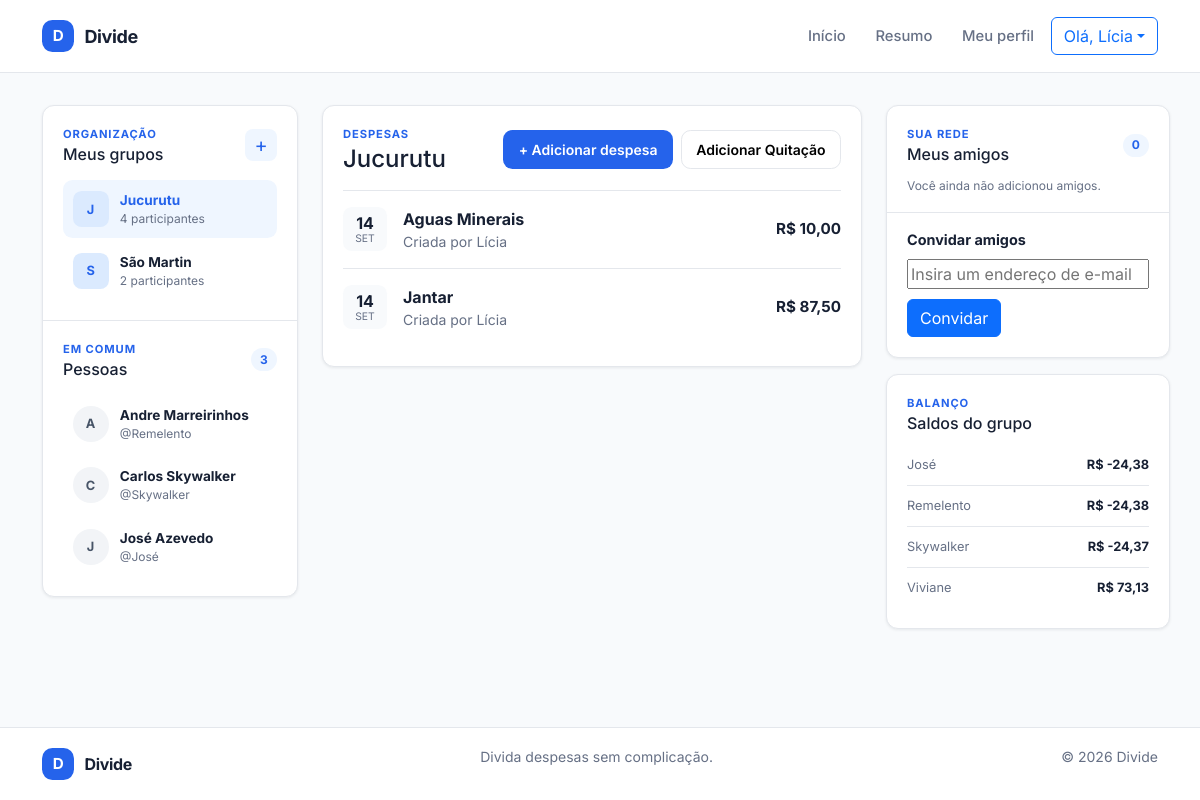
The page /sumario/ (signed in) on the database as committed earlier.
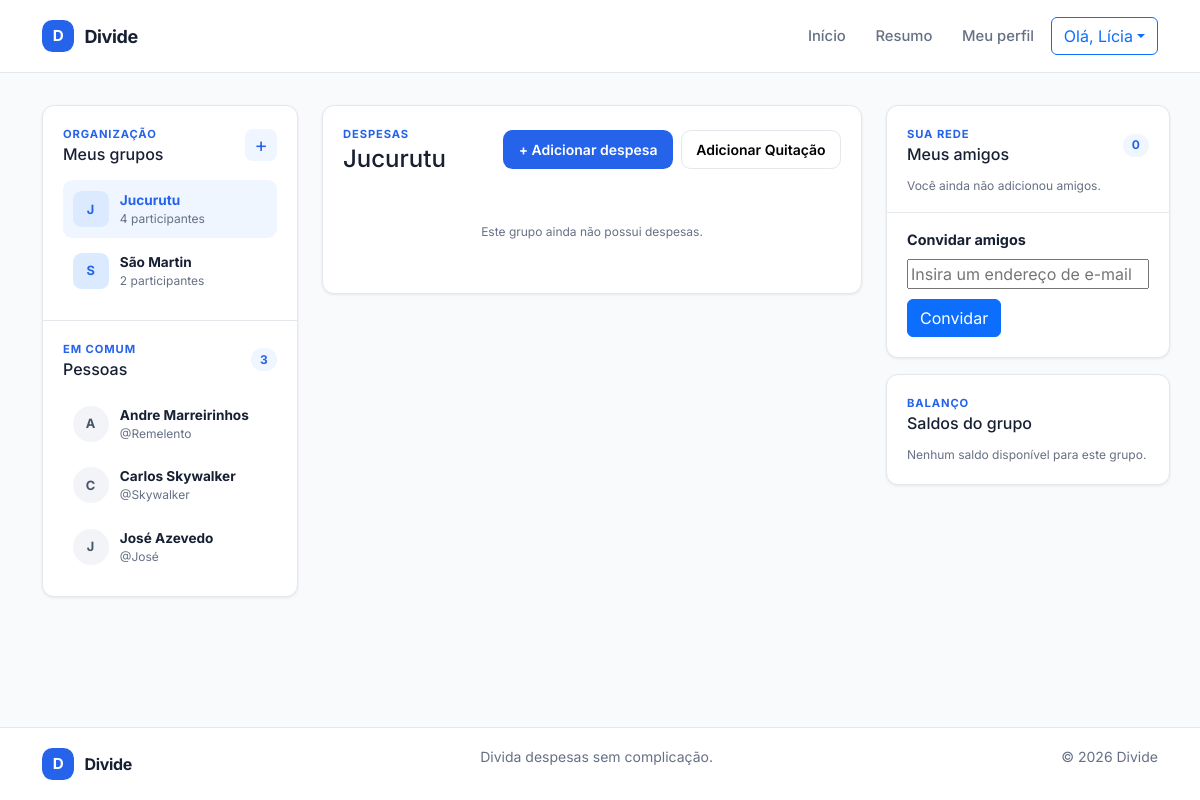
The same page on the database as committed later.
### app_divide/models/grupo.py (models this page shows, shortened)
class Grupo(models.Model):
    nome = models.CharField(max_length=100, unique=True)
    descricao = models.TextField(blank=True, null=True)
    data_criacao = models.DateTimeField(auto_now_add=True)
    criado_por = models.ForeignKey(settings.AUTH_USER_MODEL,
                on_delete=models.CASCADE, related_name='criador_grupo')

### app_divide/models/despesa.py (models this page shows)
class Despesa(models.Model):
    grupo = models.ForeignKey(Grupo, on_delete=models.CASCADE, related_name='grupo_despesa')
    descricao = models.CharField(max_length=255)
    observacao = models.TextField(blank=True, null=True)
    valor_total = models.DecimalField(max_digits=10, decimal_places=2)
    data_despesa = models.DateField(auto_now_add=True)
    criador = models.ForeignKey(ParticipanteGrupo, on_delete=models.CASCADE, related_name='criador_despesas')
    def __str__(self):
        return '{} - {}'.format(self.descricao, self.valor_total)

### app_divide/models/participante_grupo.py (models this page shows, shortened)
class ParticipanteGrupo(models.Model):
    grupo = models.ForeignKey(Grupo, on_delete=models.CASCADE, related_name='participantes')
    usuario = models.ForeignKey(settings.AUTH_USER_MODEL, on_delete=models.CASCADE, related_name='participacoes')
    nome = models.CharField(max_length=100, blank=True, null=True)
    ativo = models.BooleanField(default=True)

### app_divide/views/HomeView.py (the view)
def sumario_view(request):
    print(f"Request method: {request.method} em sumario_view")
    grupos = Grupo.objects.none()
    pessoas = get_user_model().objects.none()
    grupo_selecionado = None
    despesas = []
    despesa_form = DespesaForm()
    pagamento_form = None
    convite_form = ConvidarForm()
    gerenciar_sumario = None
    if request.user.is_authenticated:
        grupos = (Grupo.objects.annotate(participantes_ativos=Count('participantes', filter=Q(participantes__ativo=True), distinct=True,))
                  .filter(participantes__usuario=request.user, participantes__ativo=True)
                  .distinct()
                  .order_by('nome')
                  )
        pessoas = (
            get_user_model().objects
            .filter(participacoes__grupo__in=grupos, participacoes__ativo=True)
            .exclude(pk=request.user.pk)
            .distinct()
            .order_by('first_name', 'username')
        )
        grupo_id = request.POST.get('grupo') if request.method == 'POST' else request.GET.get('grupo')
        print(f"Grupo_ID selecionado: {grupo_id}")
        if grupo_id and grupo_id.isdigit():
            grupo_selecionado = grupos.filter(pk=grupo_id).first()
        if grupo_selecionado is None:
            grupo_selecionado = grupos.first()
        if grupo_selecionado is not None:
            gerenciar_sumario = GerenciarSumario(grupo_selecionado)
            despesas = (
                grupo_selecionado.grupo_despesa
                .select_related('criador', 'criador__usuario')
                .order_by('-data_despesa', '-pk')
            )
            pessoas = (
                get_user_model().objects
                .filter(participacoes__grupo_id=grupo_selecionado.pk, participacoes__ativo=True)
                .exclude(pk=request.user.pk)
                .distinct()
                .order_by('first_name', 'username')
            )
    pagamento_form = PagamentoForm(grupo=grupo_selecionado) if grupo_selecionado else None
    context = {
        'grupos': grupos,
        'pessoas': pessoas,
        'grupo_selecionado': grupo_selecionado,
        'despesas': despesas,
        'despesa_form': despesa_form,
        'valores_individuais': gerenciar_sumario.calcular_valores_individuais() if gerenciar_sumario is not None else {},
        'pagamento_form': pagamento_form,
        'convite_form': convite_form,
    }
    return render(request, template_name='home/sumario.html', context=context, status=200)

### app_divide/forms/despesa_form.py (shortened to what this page needs)
class DespesaForm(forms.ModelForm):
    class Meta:
        model = Despesa
        fields = ('descricao', 'valor_total', 'observacao')
        labels = {
            'descricao': 'Descrição',
            'valor_total': 'Valor',
            'observacao': 'Observação',
        }
        widgets = {
            'descricao': forms.TextInput(attrs={
                'placeholder': 'Ex.: Jantar',
                'autofocus': True,
            }),
            'valor_total': forms.NumberInput(attrs={
                'placeholder': '0,00',
                'min': '0.01',
                'step': '0.01',
            }),
            'observacao': forms.Textarea(attrs={
                'placeholder': 'Informações adicionais (opcional)',
                'rows': 3,
            }),
        }

### app_divide/forms/pagamento_form.py (called while the page is built)
    def nome_pagador(self, participante):
        return f"{participante.usuario.first_name} ({participante.usuario.username})"

### app_divide/templates/home/sumario.html (shortened to what the changed rows need)
{% extends "base.html" %}
{% load static %}
{% block styles %}
    <link rel="stylesheet" href="{% static 'css/sumario.css' %}">
{% endblock %}
{% block content %}
    <div class="container summary-layout">
        <aside class="summary-sidebar" aria-label="Seus grupos e contatos">
            <section class="sidebar-section" aria-labelledby="groups-title">
                <div class="section-heading">
                    <div>
                        <h2 id="groups-title">Meus grupos</h2>
                    </div>
                </div>
                {% if user.is_authenticated %}
                    {% if grupos %}
                        <ul class="sidebar-list">
                            {% for grupo in grupos %}
                                <li>
                                    <a class="sidebar-item{% if grupo.pk == grupo_selecionado.pk %} is-active{% endif %}"
                                       href="{% url 'sumario' %}?grupo={{ grupo.pk }}"
                                       {% if grupo.pk == grupo_selecionado.pk %}aria-current="page"{% endif %}>
                                        <span class="item-avatar item-avatar-group" aria-hidden="true">{{ grupo.nome|first|upper }}</span>
                                        <span class="item-content"><strong>{{ grupo.nome }}</strong><small>{{ grupo.participantes_ativos }} participante{{ grupo.participantes_ativos|pluralize }}</small></span>
                                    </a>
                                </li>
                            {% endfor %}
                        </ul>
                    {% else %}
                        <p class="empty-state">Você ainda não participa de nenhum grupo.</p>
                    {% endif %}
                {% else %}
                    <p class="empty-state">Entre na sua conta para visualizar seus grupos.</p>
                {% endif %}
            </section>
            <section class="sidebar-section" aria-labelledby="people-title">
                <div class="section-heading">
                    <div>
                        <h2 id="people-title">Pessoas</h2>
                    </div>
                </div>
                {% if pessoas %}
                    <ul class="sidebar-list">
                        {% for pessoa in pessoas %}
                            <li class="sidebar-item">
                                <span class="item-avatar" aria-hidden="true">{{ pessoa.get_full_name|default:pessoa.username|first|upper }}</span>
                                <span class="item-content"><strong>{{ pessoa.get_full_name|default:pessoa.username }}</strong><small>@{{ pessoa.username }}</small></span>
                            </li>
                        {% endfor %}
                    </ul>
                {% elif user.is_authenticated %}
                    <p class="empty-state">Nenhuma outra pessoa encontrada nos seus grupos.</p>
                {% else %}
                    <p class="empty-state">As pessoas dos seus grupos aparecerão aqui.</p>
                {% endif %}
            </section>
        </aside>
        <main class="expense-column">
            <section class="content-card">
                <div class="expense-heading">
                    <div>
                        <p class="eyebrow">Despesas</p>
                        <h1>{% if grupo_selecionado %}{{ grupo_selecionado.nome }}{% else %}Selecione um grupo{% endif %}</h1>
                    </div>
                    {% if grupo_selecionado %}
                        <div class="expense-actions">
                        </div>
                    {% endif %}
                </div>
                {% if despesas %}
                    <ul class="expense-list">
                        {% for despesa in despesas %}
                            <li class="expense-item">
                                <div class="expense-date"><strong>{{ despesa.data_despesa|date:"d" }}</strong><span>{{ despesa.data_despesa|date:"M" }}</span></div>
                                <div class="expense-info">
                                    <strong>{{ despesa.descricao }}</strong>
                                    <small>Criada por {{ despesa.criador.nome|default:despesa.criador.usuario.first_name|default:despesa.criador.usuario.username }}</small>
                                </div>
                                <strong class="expense-value">R$ {{ despesa.valor_total|floatformat:2 }}</strong>
                            </li>
                        {% endfor %}
                    </ul>
                {% elif grupo_selecionado %}
                    <p class="empty-state expense-empty">Este grupo ainda não possui despesas.</p>
                {% else %}
                    <p class="empty-state expense-empty">Suas despesas aparecerão após você selecionar um grupo.</p>
                {% endif %}
            </section>
        </main>
        <aside class="summary-aside" aria-label="Amigos e saldos">
            <section class="content-card friends-card" aria-labelledby="friends-title">
                <div class="section-heading">
                    <div>
                        <h2 id="friends-title">Meus amigos</h2>
                    </div>
                </div>
            </section>
            <section class="content-card balance-card" aria-labelledby="balances-title">
                <div class="section-heading">
                    <div>
                        <h2 id="balances-title">Saldos do grupo</h2>
                    </div>
                </div>
                {% if grupo_selecionado %}
                    {% if valores_individuais %}
                        {% for pessoa, saldo in valores_individuais.items %}
                            <p class="balance-row"><span>{{ pessoa }}</span><strong> R$ {{ saldo|floatformat:2 }}</strong></p>
                        {% endfor %}
                    {% else %}
                        <p class="empty-state">Nenhum saldo disponível para este grupo.</p>
                    {% endif %}
                {% else %}
                    <p class="empty-state">Selecione um grupo para visualizar os saldos.</p>
                {% endif %}
            </section>
        </aside>
    </div>
{% endblock %}

### app_divide/templates/base.html (shortened to what this page needs)
{% load static %}
<!DOCTYPE html>
<html lang="pt-BR">
    <head>
        <link href="https://cdn.jsdelivr.net/npm/bootstrap@5.3.3/dist/css/bootstrap.min.css"
              rel="stylesheet"
>
        <link rel="stylesheet" href="{% static 'css/global.css' %}">
        {% block styles %}{% endblock %}
    </head>
    <body class="{% block body_class %}{% endblock %}">
        <header class="site-header">
            <div class="container header-content">
                <a class="brand"
                   href="{% url 'home' %}"
                   aria-label="Divide — página inicial">
                    <span class="brand-mark" aria-hidden="true">D</span><span>Divide</span>
                </a>
                <nav class="main-nav" aria-label="Navegação principal">
                    <a class="nav-link" href="{% url 'home' %}">Início</a>
                    {% if user.is_authenticated %}
                        <a class="nav-link" href="{% url 'sumario' %}">Resumo</a>
                        <a class="nav-link" href="#">Meu perfil</a>
                        <div class="dropdown">
                            <button class="btn btn-outline-primary dropdown-toggle"
                                    type="button"
                                    data-bs-toggle="dropdown"
                                    aria-expanded="false">Olá, {{ user.get_short_name|default:user.username }}</button>
                        </div>
                    {% else %}
                        <a class="nav-link" href="{% url 'login' %}">Entrar</a>
                        <a class="button button-primary button-small" href="{% url 'registro' %}">Criar conta</a>
                    {% endif %}
                </nav>
            </div>
        </header>
        <main id="main-content" class="site-main">
            {% block content %}{% endblock %}
        </main>
        <footer class="site-footer">
            <div class="container footer-content">
                <a class="brand brand-footer" href="{% url 'home' %}">
                    <span class="brand-mark" aria-hidden="true">D</span><span>Divide</span>
                </a>
                <p>Divida despesas sem complicação.</p>
                <p>&copy; {% now "Y" %} Divide</p>
            </div>
        </footer>
    </body>
</html>

Rows that differ between the two databases and show on the page:
removed Despesa: data_despesa "14", data_despesa "SET", descricao "Aguas Minerais", criador.nome "Lícia", valor_total "10,00"
removed Despesa: data_despesa "14", data_despesa "SET", descricao "Jantar", criador.nome "Lícia", valor_total "87,50"
Other text that changed with them:
text now shown: "Este grupo ainda não possui despesas. Nenhum saldo disponível para este grupo."
list line gone: "José"
list line gone: "R$ -24,38"
list line gone: "Remelento"
list line gone: "Skywalker"
list line gone: "R$ -24,37"
list line gone: "Viviane"
list line gone: "R$ 73,13"
